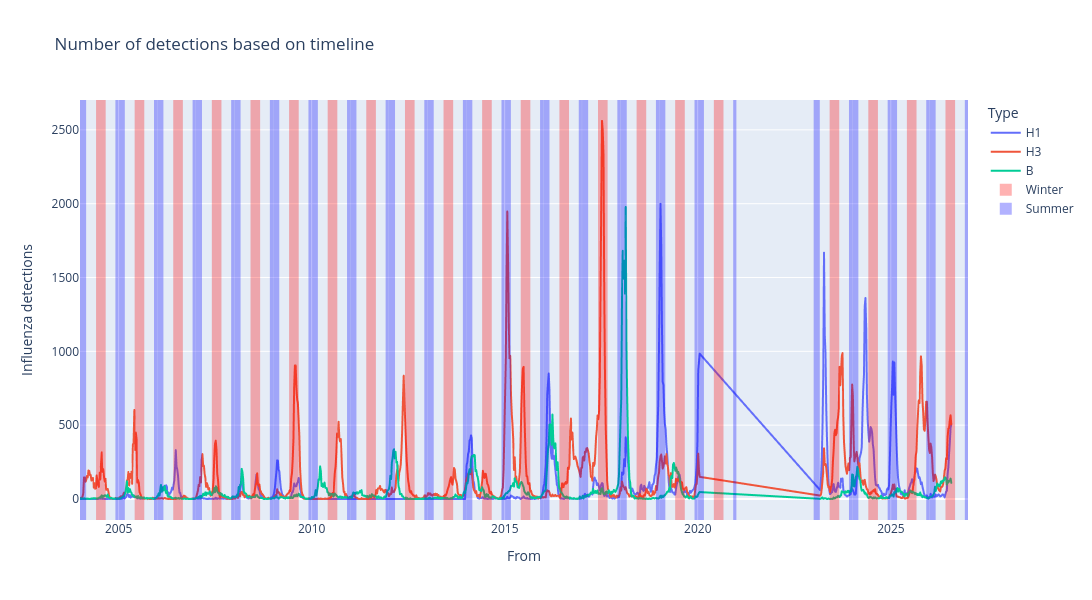

Here is the notebook cell this chart was saved with:
### Code cell
df_long = tdf.melt(
    id_vars=["From"],
    value_vars=["H1", "H3", "B"],
    var_name="Type",  
    value_name="Influenza detections",  
)

fig = px.line(df_long, "From", "Influenza detections", color="Type",
              title="Number of detections based on timeline", 
              width=1500, height=600
             )
for year in sorted(tdf["Year"].unique()):
    start = pd.Timestamp(int(year), 6, 1)
    end = pd.Timestamp(int(year), 8, 31)
    fig.add_vrect(start, end, line_width=0, fillcolor="red", opacity=0.3)
    
    start = pd.Timestamp(int(year), 1, 1)
    end = pd.Timestamp(int(year), 2, 28)
    fig.add_vrect(start, end, line_width=0, fillcolor="blue", opacity=0.3)

    start = pd.Timestamp(int(year), 12, 1)
    end = pd.Timestamp(int(year), 12, 31)

    fig.add_vrect(start, end, line_width=0, fillcolor="blue", opacity=0.3)

fig.add_trace(
    go.Scatter(
        x=[None], y=[None],
        mode="markers",
        marker=dict(size=12, symbol="square", color="rgba(255, 0, 0, 0.3)"),
        name="Winter", 
        showlegend=True,
    )
)
fig.add_trace(
    go.Scatter(
        x=[None], y=[None],
        mode="markers",
        marker=dict(size=12, symbol="square", color="rgba(0, 0, 255, 0.3)"),
        name="Summer", 
        showlegend=True,
    )
)

fig.show()

### Figure 1 — Plotly figure (JSON) as saved in the notebook; plotly's stock layout.template omitted (floating-point values rounded to 4 significant figures; data arrays with more than 128 entries replaced by an {"elided": "..."} marker saying what was removed)
{"data": [{"hovertemplate": "Type=H1<br>From=%{x}<br>Influenza detections=%{y}<extra></extra>", "legendgroup": "H1", "line": {"color": "#636efa", "dash": "solid"}, "marker": {"symbol": "circle"}, "mode": "lines", "name": "H1", "showlegend": true, "type": "scattergl", "x": {"elided": "1016 str values"}, "xaxis": "x", "y": {"elided": "1016 float values"}, "yaxis": "y"}, {"hovertemplate": "Type=H3<br>From=%{x}<br>Influenza detections=%{y}<extra></extra>", "legendgroup": "H3", "line": {"color": "#EF553B", "dash": "solid"}, "marker": {"symbol": "circle"}, "mode": "lines", "name": "H3", "showlegend": true, "type": "scattergl", "x": {"elided": "1016 str values"}, "xaxis": "x", "y": {"elided": "1016 float values"}, "yaxis": "y"}, {"hovertemplate": "Type=B<br>From=%{x}<br>Influenza detections=%{y}<extra></extra>", "legendgroup": "B", "line": {"color": "#00cc96", "dash": "solid"}, "marker": {"symbol": "circle"}, "mode": "lines", "name": "B", "showlegend": true, "type": "scattergl", "x": {"elided": "1016 str values"}, "xaxis": "x", "y": {"elided": "1016 float values"}, "yaxis": "y"}, {"marker": {"color": "rgba(255, 0, 0, 0.3)", "size": 12, "symbol": "square"}, "mode": "markers", "name": "Winter", "showlegend": true, "type": "scatter", "x": [null], "y": [null]}, {"marker": {"color": "rgba(0, 0, 255, 0.3)", "size": 12, "symbol": "square"}, "mode": "markers", "name": "Summer", "showlegend": true, "type": "scatter", "x": [null], "y": [null]}], "layout": {"height": 600, "legend": {"title": {"text": "Type"}, "tracegroupgap": 0}, "shapes": [{"fillcolor": "red", "line": {"width": 0}, "opacity": 0.3, "type": "rect", "x0": "2004-06-01T00:00:00", "x1": "2004-08-31T00:00:00", "xref": "x", "y0": 0, "y1": 1, "yref": "y domain"}, {"fillcolor": "blue", "line": {"width": 0}, "opacity": 0.3, "type": "rect", "x0": "2004-01-01T00:00:00", "x1": "2004-02-28T00:00:00", "xref": "x", "y0": 0, "y1": 1, "yref": "y domain"}, {"fillcolor": "blue", "line": {"width": 0}, "opacity": 0.3, "type": "rect", "x0": "2004-12-01T00:00:00", "x1": "2004-12-31T00:00:00", "xref": "x", "y0": 0, "y1": 1, "yref": "y domain"}, {"fillcolor": "red", "line": {"width": 0}, "opacity": 0.3, "type": "rect", "x0": "2005-06-01T00:00:00", "x1": "2005-08-31T00:00:00", "xref": "x", "y0": 0, "y1": 1, "yref": "y domain"}, {"fillcolor": "blue", "line": {"width": 0}, "opacity": 0.3, "type": "rect", "x0": "2005-01-01T00:00:00", "x1": "2005-02-28T00:00:00", "xref": "x", "y0": 0, "y1": 1, "yref": "y domain"}, {"fillcolor": "blue", "line": {"width": 0}, "opacity": 0.3, "type": "rect", "x0": "2005-12-01T00:00:00", "x1": "2005-12-31T00:00:00", "xref": "x", "y0": 0, "y1": 1, "yref": "y domain"}, {"fillcolor": "red", "line": {"width": 0}, "opacity": 0.3, "type": "rect", "x0": "2006-06-01T00:00:00", "x1": "2006-08-31T00:00:00", "xref": "x", "y0": 0, "y1": 1, "yref": "y domain"}, {"fillcolor": "blue", "line": {"width": 0}, "opacity": 0.3, "type": "rect", "x0": "2006-01-01T00:00:00", "x1": "2006-02-28T00:00:00", "xref": "x", "y0": 0, "y1": 1, "yref": "y domain"}, {"fillcolor": "blue", "line": {"width": 0}, "opacity": 0.3, "type": "rect", "x0": "2006-12-01T00:00:00", "x1": "2006-12-31T00:00:00", "xref": "x", "y0": 0, "y1": 1, "yref": "y domain"}, {"fillcolor": "red", "line": {"width": 0}, "opacity": 0.3, "type": "rect", "x0": "2007-06-01T00:00:00", "x1": "2007-08-31T00:00:00", "xref": "x", "y0": 0, "y1": 1, "yref": "y domain"}, {"fillcolor": "blue", "line": {"width": 0}, "opacity": 0.3, "type": "rect", "x0": "2007-01-01T00:00:00", "x1": "2007-02-28T00:00:00", "xref": "x", "y0": 0, "y1": 1, "yref": "y domain"}, {"fillcolor": "blue", "line": {"width": 0}, "opacity": 0.3, "type": "rect", "x0": "2007-12-01T00:00:00", "x1": "2007-12-31T00:00:00", "xref": "x", "y0": 0, "y1": 1, "yref": "y domain"}, {"fillcolor": "red", "line": {"width": 0}, "opacity": 0.3, "type": "rect", "x0": "2008-06-01T00:00:00", "x1": "2008-08-31T00:00:00", "xref": "x", "y0": 0, "y1": 1, "yref": "y domain"}, {"fillcolor": "blue", "line": {"width": 0}, "opacity": 0.3, "type": "rect", "x0": "2008-01-01T00:00:00", "x1": "2008-02-28T00:00:00", "xref": "x", "y0": 0, "y1": 1, "yref": "y domain"}, {"fillcolor": "blue", "line": {"width": 0}, "opacity": 0.3, "type": "rect", "x0": "2008-12-01T00:00:00", "x1": "2008-12-31T00:00:00", "xref": "x", "y0": 0, "y1": 1, "yref": "y domain"}, {"fillcolor": "red", "line": {"width": 0}, "opacity": 0.3, "type": "rect", "x0": "2009-06-01T00:00:00", "x1": "2009-08-31T00:00:00", "xref": "x", "y0": 0, "y1": 1, "yref": "y domain"}, {"fillcolor": "blue", "line": {"width": 0}, "opacity": 0.3, "type": "rect", "x0": "2009-01-01T00:00:00", "x1": "2009-02-28T00:00:00", "xref": "x", "y0": 0, "y1": 1, "yref": "y domain"}, {"fillcolor": "blue", "line": {"width": 0}, "opacity": 0.3, "type": "rect", "x0": "2009-12-01T00:00:00", "x1": "2009-12-31T00:00:00", "xref": "x", "y0": 0, "y1": 1, "yref": "y domain"}, {"fillcolor": "red", "line": {"width": 0}, "opacity": 0.3, "type": "rect", "x0": "2010-06-01T00:00:00", "x1": "2010-08-31T00:00:00", "xref": "x", "y0": 0, "y1": 1, "yref": "y domain"}, {"fillcolor": "blue", "line": {"width": 0}, "opacity": 0.3, "type": "rect", "x0": "2010-01-01T00:00:00", "x1": "2010-02-28T00:00:00", "xref": "x", "y0": 0, "y1": 1, "yref": "y domain"}, {"fillcolor": "blue", "line": {"width": 0}, "opacity": 0.3, "type": "rect", "x0": "2010-12-01T00:00:00", "x1": "2010-12-31T00:00:00", "xref": "x", "y0": 0, "y1": 1, "yref": "y domain"}, {"fillcolor": "red", "line": {"width": 0}, "opacity": 0.3, "type": "rect", "x0": "2011-06-01T00:00:00", "x1": "2011-08-31T00:00:00", "xref": "x", "y0": 0, "y1": 1, "yref": "y domain"}, {"fillcolor": "blue", "line": {"width": 0}, "opacity": 0.3, "type": "rect", "x0": "2011-01-01T00:00:00", "x1": "2011-02-28T00:00:00", "xref": "x", "y0": 0, "y1": 1, "yref": "y domain"}, {"fillcolor": "blue", "line": {"width": 0}, "opacity": 0.3, "type": "rect", "x0": "2011-12-01T00:00:00", "x1": "2011-12-31T00:00:00", "xref": "x", "y0": 0, "y1": 1, "yref": "y domain"}, {"fillcolor": "red", "line": {"width": 0}, "opacity": 0.3, "type": "rect", "x0": "2012-06-01T00:00:00", "x1": "2012-08-31T00:00:00", "xref": "x", "y0": 0, "y1": 1, "yref": "y domain"}, {"fillcolor": "blue", "line": {"width": 0}, "opacity": 0.3, "type": "rect", "x0": "2012-01-01T00:00:00", "x1": "2012-02-28T00:00:00", "xref": "x", "y0": 0, "y1": 1, "yref": "y domain"}, {"fillcolor": "blue", "line": {"width": 0}, "opacity": 0.3, "type": "rect", "x0": "2012-12-01T00:00:00", "x1": "2012-12-31T00:00:00", "xref": "x", "y0": 0, "y1": 1, "yref": "y domain"}, {"fillcolor": "red", "line": {"width": 0}, "opacity": 0.3, "type": "rect", "x0": "2013-06-01T00:00:00", "x1": "2013-08-31T00:00:00", "xref": "x", "y0": 0, "y1": 1, "yref": "y domain"}, {"fillcolor": "blue", "line": {"width": 0}, "opacity": 0.3, "type": "rect", "x0": "2013-01-01T00:00:00", "x1": "2013-02-28T00:00:00", "xref": "x", "y0": 0, "y1": 1, "yref": "y domain"}, {"fillcolor": "blue", "line": {"width": 0}, "opacity": 0.3, "type": "rect", "x0": "2013-12-01T00:00:00", "x1": "2013-12-31T00:00:00", "xref": "x", "y0": 0, "y1": 1, "yref": "y domain"}, {"fillcolor": "red", "line": {"width": 0}, "opacity": 0.3, "type": "rect", "x0": "2014-06-01T00:00:00", "x1": "2014-08-31T00:00:00", "xref": "x", "y0": 0, "y1": 1, "yref": "y domain"}, {"fillcolor": "blue", "line": {"width": 0}, "opacity": 0.3, "type": "rect", "x0": "2014-01-01T00:00:00", "x1": "2014-02-28T00:00:00", "xref": "x", "y0": 0, "y1": 1, "yref": "y domain"}, {"fillcolor": "blue", "line": {"width": 0}, "opacity": 0.3, "type": "rect", "x0": "2014-12-01T00:00:00", "x1": "2014-12-31T00:00:00", "xref": "x", "y0": 0, "y1": 1, "yref": "y domain"}, {"fillcolor": "red", "line": {"width": 0}, "opacity": 0.3, "type": "rect", "x0": "2015-06-01T00:00:00", "x1": "2015-08-31T00:00:00", "xref": "x", "y0": 0, "y1": 1, "yref": "y domain"}, {"fillcolor": "blue", "line": {"width": 0}, "opacity": 0.3, "type": "rect", "x0": "2015-01-01T00:00:00", "x1": "2015-02-28T00:00:00", "xref": "x", "y0": 0, "y1": 1, "yref": "y domain"}, {"fillcolor": "blue", "line": {"width": 0}, "opacity": 0.3, "type": "rect", "x0": "2015-12-01T00:00:00", "x1": "2015-12-31T00:00:00", "xref": "x", "y0": 0, "y1": 1, "yref": "y domain"}, {"fillcolor": "red", "line": {"width": 0}, "opacity": 0.3, "type": "rect", "x0": "2016-06-01T00:00:00", "x1": "2016-08-31T00:00:00", "xref": "x", "y0": 0, "y1": 1, "yref": "y domain"}, {"fillcolor": "blue", "line": {"width": 0}, "opacity": 0.3, "type": "rect", "x0": "2016-01-01T00:00:00", "x1": "2016-02-28T00:00:00", "xref": "x", "y0": 0, "y1": 1, "yref": "y domain"}, {"fillcolor": "blue", "line": {"width": 0}, "opacity": 0.3, "type": "rect", "x0": "2016-12-01T00:00:00", "x1": "2016-12-31T00:00:00", "xref": "x", "y0": 0, "y1": 1, "yref": "y domain"}, {"fillcolor": "red", "line": {"width": 0}, "opacity": 0.3, "type": "rect", "x0": "2017-06-01T00:00:00", "x1": "2017-08-31T00:00:00", "xref": "x", "y0": 0, "y1": 1, "yref": "y domain"}, {"fillcolor": "blue", "line": {"width": 0}, "opacity": 0.3, "type": "rect", "x0": "2017-01-01T00:00:00", "x1": "2017-02-28T00:00:00", "xref": "x", "y0": 0, "y1": 1, "yref": "y domain"}, {"fillcolor": "blue", "line": {"width": 0}, "opacity": 0.3, "type": "rect", "x0": "2017-12-01T00:00:00", "x1": "2017-12-31T00:00:00", "xref": "x", "y0": 0, "y1": 1, "yref": "y domain"}, {"fillcolor": "red", "line": {"width": 0}, "opacity": 0.3, "type": "rect", "x0": "2018-06-01T00:00:00", "x1": "2018-08-31T00:00:00", "xref": "x", "y0": 0, "y1": 1, "yref": "y domain"}, {"fillcolor": "blue", "line": {"width": 0}, "opacity": 0.3, "type": "rect", "x0": "2018-01-01T00:00:00", "x1": "2018-02-28T00:00:00", "xref": "x", "y0": 0, "y1": 1, "yref": "y domain"}, {"fillcolor": "blue", "line": {"width": 0}, "opacity": 0.3, "type": "rect", "x0": "2018-12-01T00:00:00", "x1": "2018-12-31T00:00:00", "xref": "x", "y0": 0, "y1": 1, "yref": "y domain"}, {"fillcolor": "red", "line": {"width": 0}, "opacity": 0.3, "type": "rect", "x0": "2019-06-01T00:00:00", "x1": "2019-08-31T00:00:00", "xref": "x", "y0": 0, "y1": 1, "yref": "y domain"}, {"fillcolor": "blue", "line": {"width": 0}, "opacity": 0.3, "type": "rect", "x0": "2019-01-01T00:00:00", "x1": "2019-02-28T00:00:00", "xref": "x", "y0": 0, "y1": 1, "yref": "y domain"}, {"fillcolor": "blue", "line": {"width": 0}, "opacity": 0.3, "type": "rect", "x0": "2019-12-01T00:00:00", "x1": "2019-12-31T00:00:00", "xref": "x", "y0": 0, "y1": 1, "yref": "y domain"}, {"fillcolor": "red", "line": {"width": 0}, "opacity": 0.3, "type": "rect", "x0": "2020-06-01T00:00:00", "x1": "2020-08-31T00:00:00", "xref": "x", "y0": 0, "y1": 1, "yref": "y domain"}, {"fillcolor": "blue", "line": {"width": 0}, "opacity": 0.3, "type": "rect", "x0": "2020-01-01T00:00:00", "x1": "2020-02-28T00:00:00", "xref": "x", "y0": 0, "y1": 1, "yref": "y domain"}, {"fillcolor": "blue", "line": {"width": 0}, "opacity": 0.3, "type": "rect", "x0": "2020-12-01T00:00:00", "x1": "2020-12-31T00:00:00", "xref": "x", "y0": 0, "y1": 1, "yref": "y domain"}, {"fillcolor": "red", "line": {"width": 0}, "opacity": 0.3, "type": "rect", "x0": "2023-06-01T00:00:00", "x1": "2023-08-31T00:00:00", "xref": "x", "y0": 0, "y1": 1, "yref": "y domain"}, {"fillcolor": "blue", "line": {"width": 0}, "opacity": 0.3, "type": "rect", "x0": "2023-01-01T00:00:00", "x1": "2023-02-28T00:00:00", "xref": "x", "y0": 0, "y1": 1, "yref": "y domain"}, {"fillcolor": "blue", "line": {"width": 0}, "opacity": 0.3, "type": "rect", "x0": "2023-12-01T00:00:00", "x1": "2023-12-31T00:00:00", "xref": "x", "y0": 0, "y1": 1, "yref": "y domain"}, {"fillcolor": "red", "line": {"width": 0}, "opacity": 0.3, "type": "rect", "x0": "2024-06-01T00:00:00", "x1": "2024-08-31T00:00:00", "xref": "x", "y0": 0, "y1": 1, "yref": "y domain"}, {"fillcolor": "blue", "line": {"width": 0}, "opacity": 0.3, "type": "rect", "x0": "2024-01-01T00:00:00", "x1": "2024-02-28T00:00:00", "xref": "x", "y0": 0, "y1": 1, "yref": "y domain"}, {"fillcolor": "blue", "line": {"width": 0}, "opacity": 0.3, "type": "rect", "x0": "2024-12-01T00:00:00", "x1": "2024-12-31T00:00:00", "xref": "x", "y0": 0, "y1": 1, "yref": "y domain"}, {"fillcolor": "red", "line": {"width": 0}, "opacity": 0.3, "type": "rect", "x0": "2025-06-01T00:00:00", "x1": "2025-08-31T00:00:00", "xref": "x", "y0": 0, "y1": 1, "yref": "y domain"}, {"fillcolor": "blue", "line": {"width": 0}, "opacity": 0.3, "type": "rect", "x0": "2025-01-01T00:00:00", "x1": "2025-02-28T00:00:00", "xref": "x", "y0": 0, "y1": 1, "yref": "y domain"}, {"fillcolor": "blue", "line": {"width": 0}, "opacity": 0.3, "type": "rect", "x0": "2025-12-01T00:00:00", "x1": "2025-12-31T00:00:00", "xref": "x", "y0": 0, "y1": 1, "yref": "y domain"}, {"fillcolor": "red", "line": {"width": 0}, "opacity": 0.3, "type": "rect", "x0": "2026-06-01T00:00:00", "x1": "2026-08-31T00:00:00", "xref": "x", "y0": 0, "y1": 1, "yref": "y domain"}, {"fillcolor": "blue", "line": {"width": 0}, "opacity": 0.3, "type": "rect", "x0": "2026-01-01T00:00:00", "x1": "2026-02-28T00:00:00", "xref": "x", "y0": 0, "y1": 1, "yref": "y domain"}, {"fillcolor": "blue", "line": {"width": 0}, "opacity": 0.3, "type": "rect", "x0": "2026-12-01T00:00:00", "x1": "2026-12-31T00:00:00", "xref": "x", "y0": 0, "y1": 1, "yref": "y domain"}], "title": {"text": "Number of detections based on timeline"}, "width": 1500, "xaxis": {"anchor": "y", "domain": [0, 1], "title": {"text": "From"}}, "yaxis": {"anchor": "x", "domain": [0, 1], "title": {"text": "Influenza detections"}}}}
